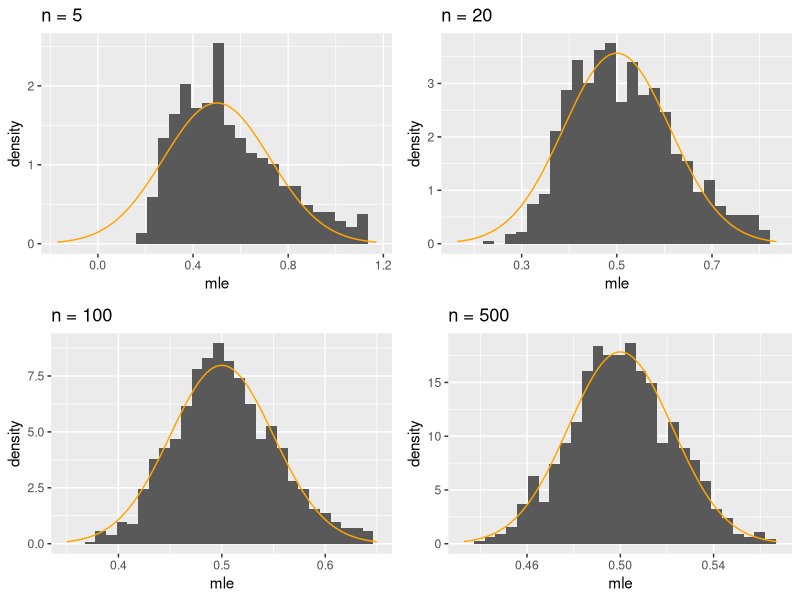

Write the R code that produced this figure.
## ---- chunk 1
library(tidyverse)
set.seed(311)
theta_true <- 1/2
n_vec <- c(5, 20, 100, 500)
B <- 1000
plot_ls <- list()
for(l in 1:length(n_vec)) {
  mle_mean <- theta_true
  mle_var <- theta_true^2 / n_vec[l]
  mle_sd <- sqrt(mle_var)
  mle_vec <- replicate(1000, 1/mean(rexp(n_vec[l], theta_true)))
  plot_ls[[l]] <- data.frame(mle = mle_vec, n = n_vec[l]) |>
    ggplot(aes(x = mle))+
    geom_histogram(aes(y = after_stat(density)))  +
    stat_function(fun = dnorm, args = list(mean = mle_mean, sd = mle_sd), col = "orange") +
    xlim(c(mle_mean - 3 * mle_sd,mle_mean + 3 * mle_sd)) +
    labs(title = paste0("n = ", n_vec[l]))
}
gridExtra::grid.arrange(grobs = plot_ls)
